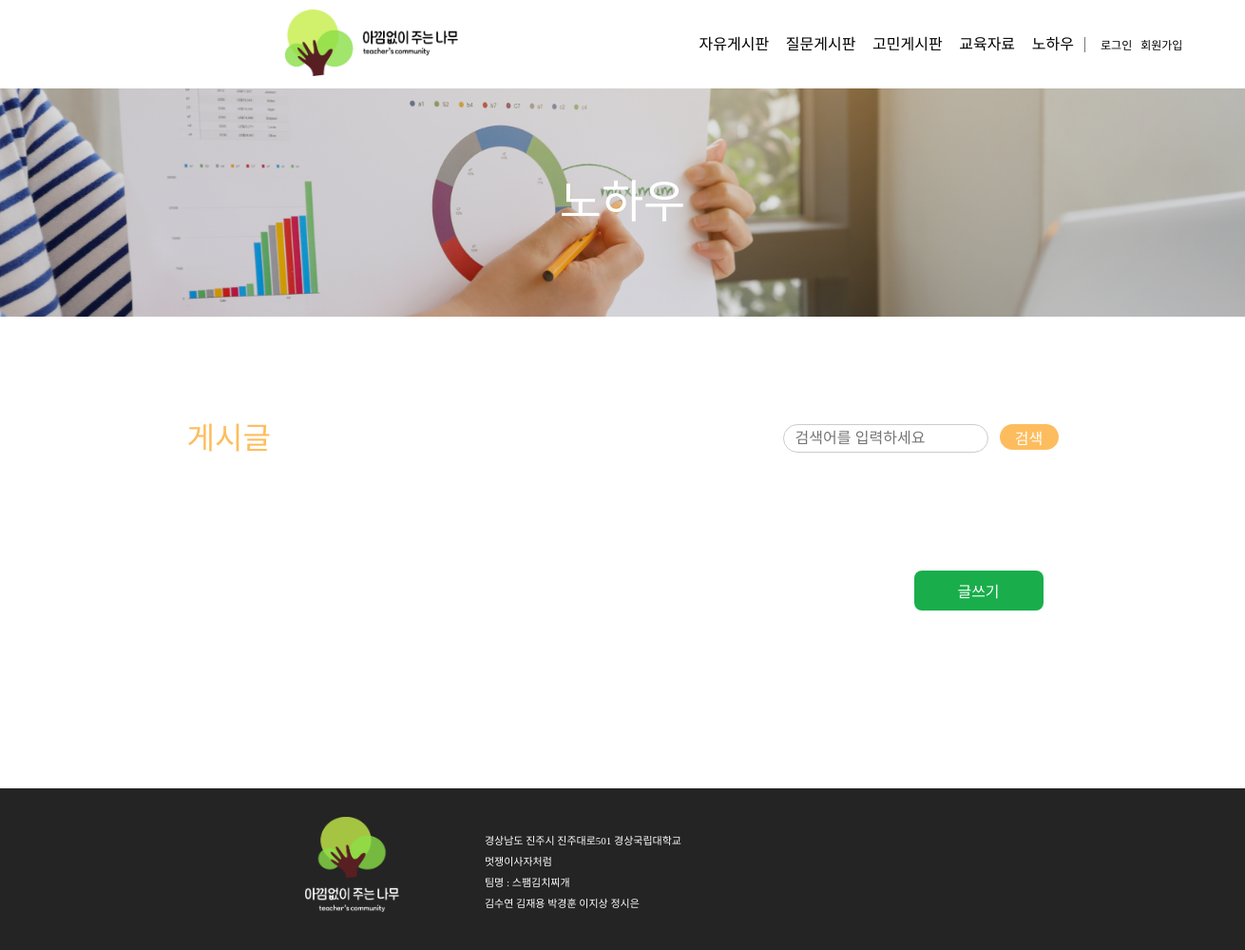
Page /know-how_board/ on the earlier database version.
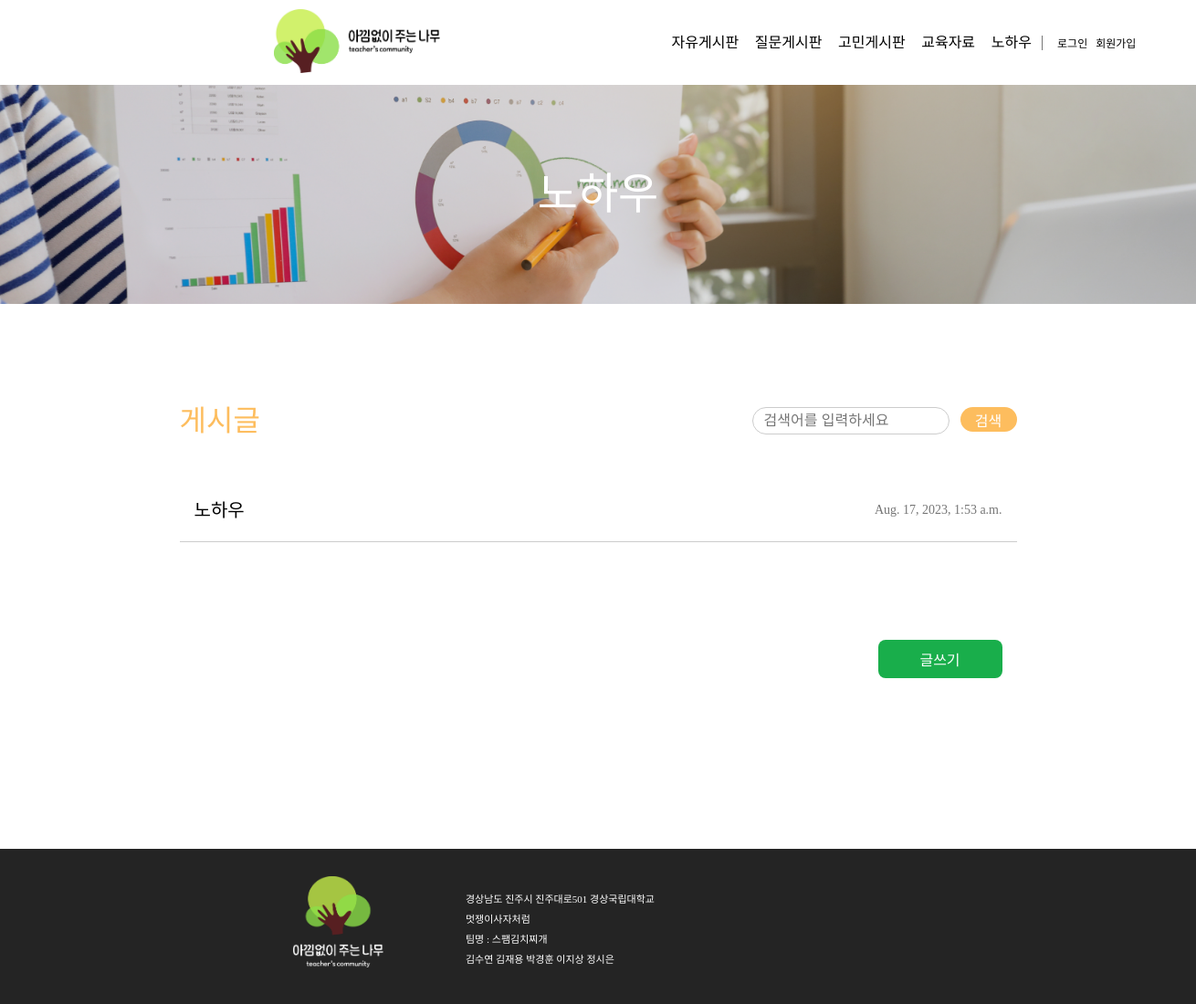
Same page on the later database version.
### teacher_community/models.py (models this page shows, shortened)
class Post(models.Model):
    author = models.ForeignKey(Teacher, related_name='post_author', on_delete=models.CASCADE)
    title = models.CharField(max_length=255)
    content = models.TextField()
    created_at = models.DateTimeField(auto_now_add=True)
    updated_at = models.DateTimeField(auto_now=True)
    views = models.PositiveIntegerField(default=0)  # 조회수 필드 추가
    category = models.CharField(max_length=10)
    file = models.FileField(upload_to='post_files/', blank=True, null=True)  # 파일 첨부 필드
    class Meta:
        ordering = ['-created_at']  # 최신 글이 먼저 오도록 정렬

### teacher_community/views.py (the view)
# urls.py: path('know-how_board/', views.know_how_board, name='know-how_board'),
def know_how_board(request):
    posts = Post.objects.filter(category='know-how')
    return render(request, 'know-how_board.html', {'posts': posts})

### templates/know-how_board.html (shortened to what this page needs)
{% extends 'nav_footer.html' %}
{% load static %}
{% block content %}
<!DOCTYPE html>
<html lang="ko">
<head>
  <link rel="stylesheet" href="{% static 'css/know-how_board.css' %}">
</head>
<body>
  <div class="wrapper">
    <div class="backgroundTitle"><span>노하우</span></div>
    <div class="main">
      <div class="upMain">
        <div class="postName">게시글</div>
        <div class="search">
          <form action="{% url 'know-how_search' %}" method="GET">
            <div class="searchwrapper">
              <div class="searchBox">
                <input type="text" class="textBox" name="q" placeholder="검색어를 입력하세요">
              </div>
              <button type="submit" class="searchButton">
                <div class="searchButtonText">검색</div>
              </button>
            </div>
          </form>
        </div>
      </div>
      <div class="midMain">
        {% for post in posts %}
          <a href="{% url 'detail' post.id %}" class="post">
            <div class="postTitle">{{ post.title }}</div>
            <div class="postTime">{{ post.created_at }}</div>
          </a>
        {% endfor %}
      </div>
      <div class="downMain">
        <div class="writeWrapper">
          <button class="write_btn"><a href="{% url 'know-how_write' %}">글쓰기</a></button>
        </div>
      </div>
    </div>
  </div>
</body>
</html>
{% endblock %}

Differences in the rows shown:
added Post: title "노하우", created_at "Aug. 17, 2023, 1:53 a.m."
